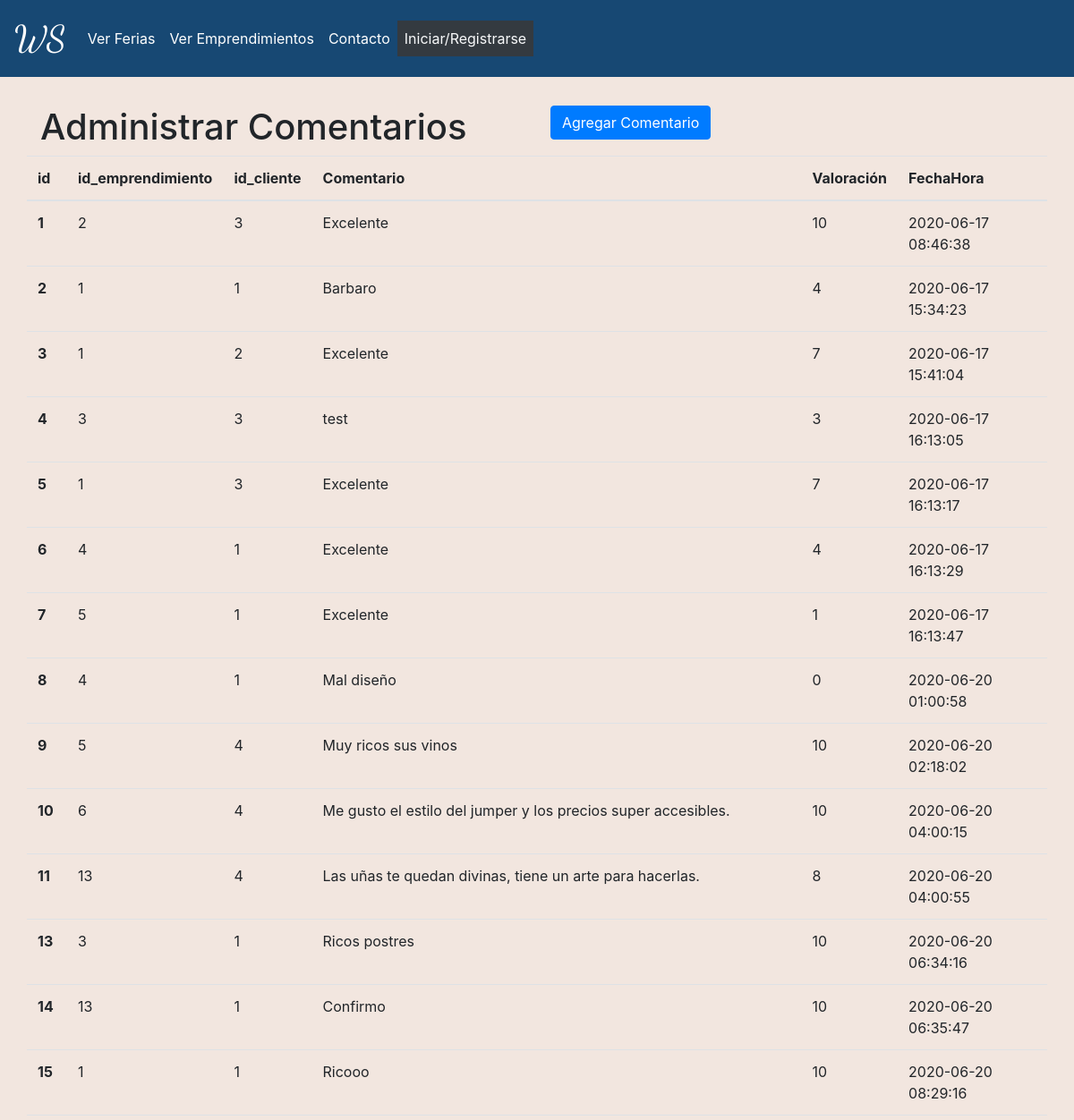
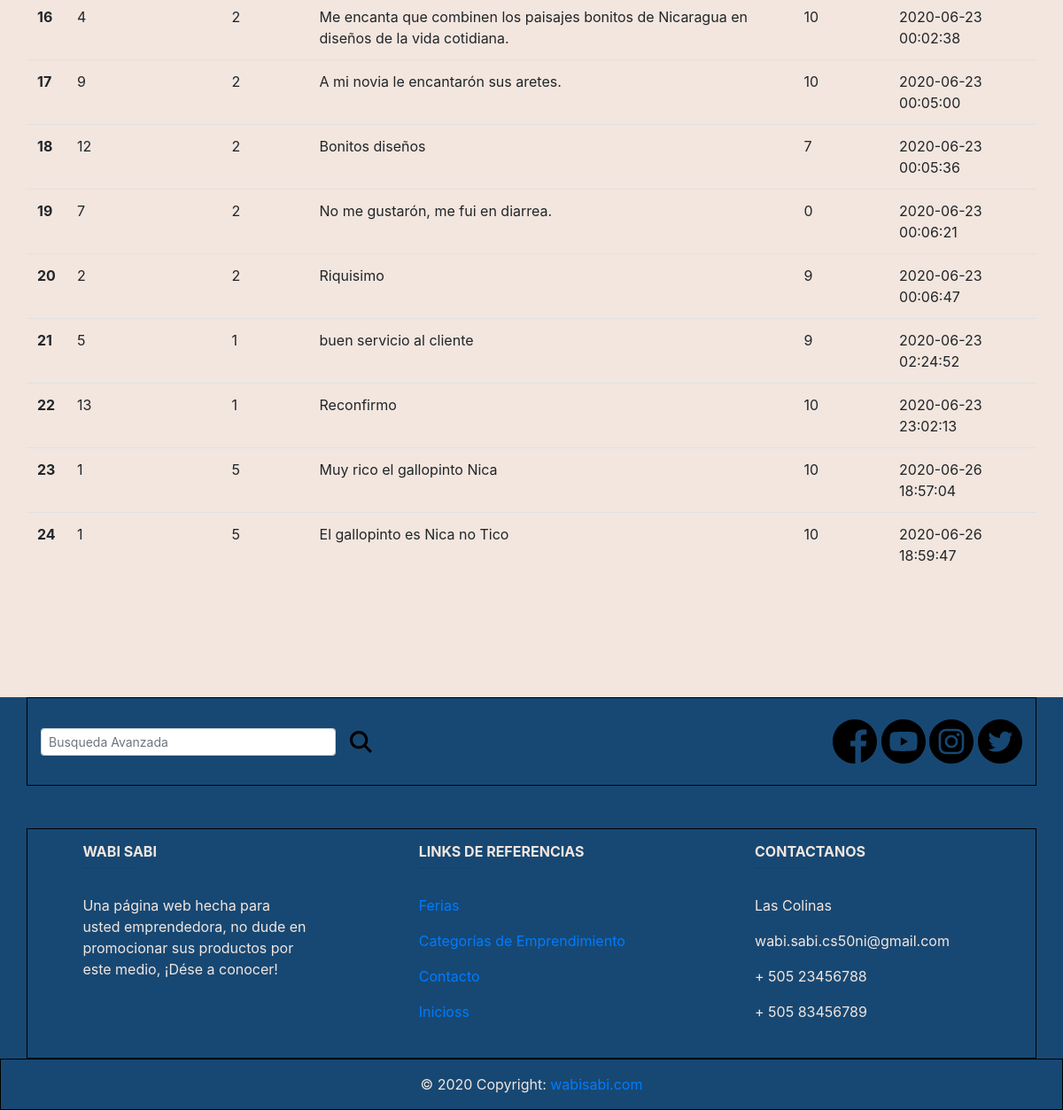
Screenshot of /admin/comentario with the database file from the repository (2 pictures, top to bottom).
### tables this page shows
CREATE TABLE 'comentario' (
    id_comentario INTEGER PRIMARY KEY AUTOINCREMENT NOT NULL,
    id_emprendimiento INTEGER NOT NULL,
    id_cliente INTEGER NOT NULL,
    comentario TEXT NOT NULL,'valoracion' integer NOT NULL,'fechahora' datetime NOT NULL,

    FOREIGN KEY (id_emprendimiento) REFERENCES emprendimiento(id_emprendimiento),
    FOREIGN KEY (id_cliente) REFERENCES cliente(id_cliente)
);

### application.py (the view)
@app.route('/admin/comentario', methods = ["GET", "POST"])
def adminComentario():
    if request.method =="POST":
        autor = request.form.get('autor')
        id_emprendimiento = request.form.get("id_emprendimiento")
        id_cliente = request.form.get("id_cliente")
        comentario = request.form.get("comentario")
        valoracion = request.form.get("valoracion")
        objeto_comentario = Comentario(0,id_emprendimiento, id_cliente, comentario, valoracion, "")
        res = insertarComentario(db,objeto_comentario)
        if(autor == "cliente"):
            flash('Comentario Agregado!')
            return redirect('/cliente/emprendimientos/' + str(id_emprendimiento))
        else:
            lista_comentario = mostrarComentarios(db)
            lista_emprendimiento = mostrarEmprendimientos(db)
            lista_clientes = mostrarClientes(db)
            return render_template("admin-comentario.html", comentarios = lista_comentario, emprendimientos = lista_emprendimiento, clientes = lista_clientes)
    else:
        lista_comentario = mostrarComentarios(db)
        lista_emprendimiento = mostrarEmprendimientos(db)
        lista_clientes = mostrarClientes(db)
        return render_template("admin-comentario.html", comentarios = lista_comentario, emprendimientos = lista_emprendimiento, clientes = lista_clientes)

### application.py (called while the page is built)
@app.after_request
def after_request(response):
    response.headers["Cache-Control"] = "no-cache, no-store, must-revalidate"
    response.headers["Expires"] = 0
    response.headers["Pragma"] = "no-cache"
    return response

### modelo/cliente.py (called while the page is built)
def mostrarClientes(db):
    rows = db.execute("SELECT * FROM cliente")
    cliente = []
    for row in rows:
        cliente.append(Cliente(row["id_cliente"], row["nombre"], row["apellido"], row["cedula"], row["departamento"], row["municipio"], row["direccion"], row["telefono"], row["correo"], row["fecha_nacimiento"], row["contrasena"], row["url_foto"]))
    return cliente

### modelo/comentario.py (called while the page is built)
def mostrarComentarios(db):
    rows = db.execute("SELECT * FROM comentario")
    comentario = []
    for row in rows:
        comentario.append(Comentario(row["id_comentario"], row["id_emprendimiento"],
                                     row["id_cliente"], row["comentario"], row["valoracion"], row["fechahora"]))
    return comentario

### modelo/emprendimiento.py (called while the page is built)
def mostrarEmprendimientos(db):
    rows = db.execute("SELECT * FROM emprendimiento")
    emprendimiento = []
    for row in rows:
        emprendimiento.append(Emprendimiento(row["id_emprendimiento"], row["id_categoria"], row["id_emprendedor"], row["nombre"], row["departamento"], row["municipio"], row["direccion"], row["descripcion"], row["url_foto"], row["link_facebook"], row["link_youtube"], row["link_instagram"], row["link_twitter"]))
    return emprendimiento

### templates/admin-comentario.html (shortened to what this page needs)
{% extends "layout.html" %}
{% block container %}
    <div class="row mt-3">
        <div class="col-6">
            <h1>Administrar Comentarios</h1>
        </div>
        <div class="col-6">
            <button type="button" class="btn btn-primary" data-toggle="modal" data-target="#addcategoria">Agregar Comentario</button>
        </div>
    </div>
    <div class="row">
        <table class="table">
            <thead>
                <tr>
                    <th>id</th>
                    <th>id_emprendimiento</th>
                      <th>id_cliente</th>
                    <th>Comentario</th>
                    <th>Valoración</th>
                    <th>FechaHora</th>
                </tr>
            </thead>
            <tbody>
                {% for comentario in comentarios %}
                <tr>
                    <th scope="row">{{ comentario.id_comentario }}</th>
                    <td onclick="editarEmprendimientoComentario({{comentario.id_comentario}})">{{ comentario.id_emprendimiento }} </td>
                    <td onclick="editarClienteComentario({{comentario.id_comentario}})">{{ comentario.id_cliente }} </td>
                    <td onclick="editarContenidoComentario({{comentario.id_comentario}})">{{ comentario.comentario }} </td>
                    <td onclick="editarComentarioValoracion({{comentario.id_comentario}})">{{ comentario.valoracion }}</td>
                    <td onclick="editarComentarioFechaHora({{comentario.id_comentario}})">{{ comentario.fechahora }}</td>
                </tr>
                {% endfor %}
            </tbody>
        </table>
    </div>
{% endblock %}

### static/css/estilos.css (style rules this page uses)
body { background-color: #F2E6DF; }

### rows the page displays
comentario: id_comentario "1", id_emprendimiento "2", id_cliente "3", comentario "Excelente", valoracion "10", fechahora "2020-06-17 08:46:38"
comentario: id_comentario "2", id_emprendimiento "1", id_cliente "1", comentario "Barbaro", valoracion "4", fechahora "2020-06-17 15:34:23"
comentario: id_comentario "3", id_emprendimiento "1", id_cliente "2", comentario "Excelente", valoracion "7", fechahora "2020-06-17 15:41:04"
comentario: id_comentario "4", id_emprendimiento "3", id_cliente "3", comentario "test", valoracion "3", fechahora "2020-06-17 16:13:05"
comentario: id_comentario "5", id_emprendimiento "1", id_cliente "3", comentario "Excelente", valoracion "7", fechahora "2020-06-17 16:13:17"
comentario: id_comentario "6", id_emprendimiento "4", id_cliente "1", comentario "Excelente", valoracion "4", fechahora "2020-06-17 16:13:29"
comentario: id_comentario "7", id_emprendimiento "5", id_cliente "1", comentario "Excelente", valoracion "1", fechahora "2020-06-17 16:13:47"
comentario: id_comentario "8", id_emprendimiento "4", id_cliente "1", comentario "Mal diseño", valoracion "0", fechahora "2020-06-20 01:00:58"
comentario: id_comentario "9", id_emprendimiento "5", id_cliente "4", comentario "Muy ricos sus vinos", valoracion "10", fechahora "2020-06-20 02:18:02"
comentario: id_comentario "10", id_emprendimiento "6", id_cliente "4", comentario "Me gusto el estilo del jumper y los precios super accesibles.", valoracion "10", fechahora "2020-06-20 04:00:15"
comentario: id_comentario "11", id_emprendimiento "13", id_cliente "4", comentario "Las uñas te quedan divinas, tiene un arte para hacerlas.", valoracion "8", fechahora "2020-06-20 04:00:55"
comentario: id_comentario "13", id_emprendimiento "3", id_cliente "1", comentario "Ricos postres", valoracion "10", fechahora "2020-06-20 06:34:16"
comentario: id_comentario "14", id_emprendimiento "13", id_cliente "1", comentario "Confirmo", valoracion "10", fechahora "2020-06-20 06:35:47"
comentario: id_comentario "15", id_emprendimiento "1", id_cliente "1", comentario "Ricooo", valoracion "10", fechahora "2020-06-20 08:29:16"
comentario: id_comentario "16", id_emprendimiento "4", id_cliente "2", comentario "Me encanta que combinen los paisajes bonitos de Nicaragua en diseños de la vida cotidiana.", valoracion "10", fechahora "2020-06-23 00:02:38"
comentario: id_comentario "17", id_emprendimiento "9", id_cliente "2", comentario "A mi novia le encantarón sus aretes.", valoracion "10", fechahora "2020-06-23 00:05:00"
comentario: id_comentario "18", id_emprendimiento "12", id_cliente "2", comentario "Bonitos diseños", valoracion "7", fechahora "2020-06-23 00:05:36"
comentario: id_comentario "19", id_emprendimiento "7", id_cliente "2", comentario "No me gustarón, me fui en diarrea.", valoracion "0", fechahora "2020-06-23 00:06:21"
comentario: id_comentario "20", id_emprendimiento "2", id_cliente "2", comentario "Riquisimo", valoracion "9", fechahora "2020-06-23 00:06:47"
comentario: id_comentario "21", id_emprendimiento "5", id_cliente "1", comentario "buen servicio al cliente", valoracion "9", fechahora "2020-06-23 02:24:52"
comentario: id_comentario "22", id_emprendimiento "13", id_cliente "1", comentario "Reconfirmo", valoracion "10", fechahora "2020-06-23 23:02:13"
comentario: id_comentario "23", id_emprendimiento "1", id_cliente "5", comentario "Muy rico el gallopinto Nica", valoracion "10", fechahora "2020-06-26 18:57:04"
comentario: id_comentario "24", id_emprendimiento "1", id_cliente "5", comentario "El gallopinto es Nica no Tico", valoracion "10", fechahora "2020-06-26 18:59:47"
